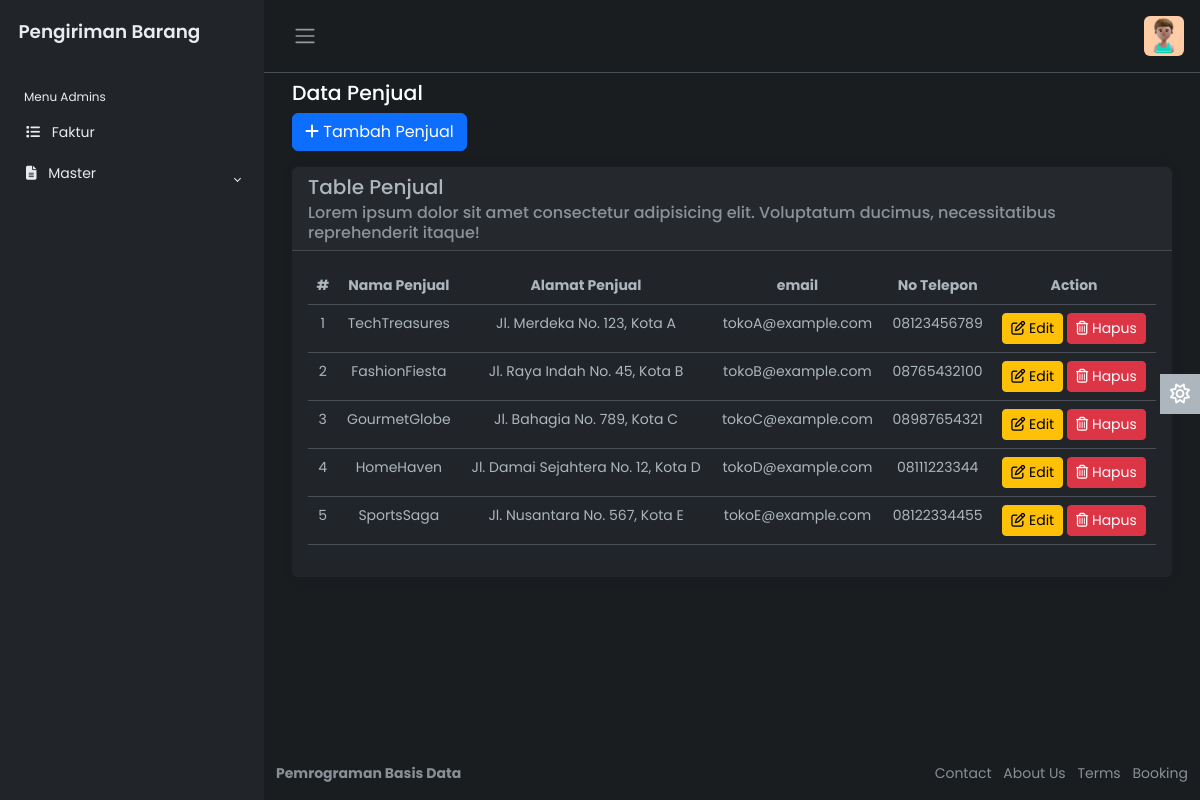
The app's page /penjual.php with its own data.
### tables this page shows
CREATE TABLE `penjual` (
  `id_penjual` varchar(10) NOT NULL,
  `nama_penjual` varchar(30) NOT NULL,
  `alamat_penjual` text NOT NULL,
  `email` varchar(255) NOT NULL,
  `noTelp` varchar(15) NOT NULL
);

### penjual.php (the view, shortened to what this page needs)
<?php
include 'config.php';
$stmt = $pdo->query("SELECT * FROM penjual");
$penjuals = $stmt->fetchAll(PDO::FETCH_ASSOC);
?>
<!DOCTYPE html>
<html lang="en" data-bs-theme="dark">
<head>
    <link rel="stylesheet" href="https://cdn.jsdelivr.net/npm/bootstrap@5.3.0-alpha2/dist/css/bootstrap.min.css" />
    <link rel="stylesheet" href="css/style.css" />
</head>
<body>
    <div class="wrapper">
        <aside id="sidebar" class="js-sidebar">
            <div class="h-100">
                <div class="sidebar-logo">
                    <a href="#">Pengiriman Barang</a>
                </div>
                <ul class="sidebar-nav">
                    <li class="sidebar-header">Menu Admins</li>
                    <li class="sidebar-item">
                        <a href="index.php" class="sidebar-link">
                            <i class="fa-solid fa-list pe-2"></i>
                            Faktur
                        </a>
                    </li>
                    <li class="sidebar-item">
                        <a href="#" class="sidebar-link collapsed" data-bs-target="#pages" data-bs-toggle="collapse" aria-expanded="false"><i class="fa-solid fa-file-lines pe-2"></i>
                            Master
                        </a>
                    </li>
                </ul>
            </div>
        </aside>
        <div class="main">
            <nav class="navbar navbar-expand px-3 border-bottom">
                <button class="btn" id="sidebar-toggle" type="button">
                    <span class="navbar-toggler-icon"></span>
                </button>
                <div class="navbar-collapse navbar">
                    <ul class="navbar-nav">
                        <li class="nav-item dropdown">
                            <a href="#" data-bs-toggle="dropdown" class="nav-icon pe-md-0">
                                <img src="image/profile.jpg" class="avatar img-fluid rounded" alt="" />
                            </a>
                        </li>
                    </ul>
                </div>
            </nav>
            <main class="content px-3 py-2">
                <div class="container-fluid">
                    <div class="mb-3">
                        <h4>Data Penjual</h4>
                        <a href="tambah/tambah_penjual.php" class="btn btn-primary"><i class="fa fa-plus" aria-hidden="true"></i> Tambah Penjual</a>
                    </div>
                    <div class="card border-0">
                        <div class="card-header">
                            <h5 class="card-title">Table Penjual</h5>
                            <h6 class="card-subtitle text-muted">
                                Lorem ipsum dolor sit amet consectetur adipisicing elit.
                                Voluptatum ducimus, necessitatibus reprehenderit itaque!
                            </h6>
                        </div>
                        <div class="card-body">
                            <table class="table text-center">
                                <thead>
                                    <tr>
                                        <th>#</th>
                                        <th>Nama Penjual</th>
                                        <th>Alamat Penjual</th>
                                        <th>email</th>
                                        <th>No Telepon</th>
                                        <th>Action</th>
                                    </tr>
                                </thead>
                                <tbody>
                                    <?php foreach ($penjuals as $index => $penjual) : ?>
                                        <tr>
                                            <td><?= $index + 1 ?></td>
                                            <td><?= $penjual['nama_penjual'] ?></td>
                                            <td><?= $penjual['alamat_penjual'] ?></td>
                                            <td><?= $penjual['email'] ?></td>
                                            <td><?= $penjual['noTelp'] ?></td>
                                            <td>
                                                <a href="ubah/ubah_penjual.php" class="btn btn-warning btn-sm"><i class="fa fa-pencil-square-o" aria-hidden="true"></i> Edit</a>
                                                <a href="#" class="btn btn-danger btn-sm"><i class="fa fa-trash-o" aria-hidden="true"></i> Hapus</a>
                                            </td>
                                        </tr>
                                    <?php endforeach; ?>
                                </tbody>
                            </table>
                        </div>
                    </div>
                </div>
            </main>
            <a href="#" class="theme-toggle">
                <i class="fa-regular fa-sun"></i>
            </a>
            <footer class="footer">
                <div class="container-fluid">
                    <div class="row text-muted">
                        <div class="col-6 text-start">
                            <p class="mb-0">
                                <a href="#" class="text-muted">
                                    <strong>Pemrograman Basis Data</strong>
                                </a>
                            </p>
                        </div>
                        <div class="col-6 text-end">
                            <ul class="list-inline">
                                <li class="list-inline-item">
                                    <a href="#" class="text-muted">Contact</a>
                                </li>
                                <li class="list-inline-item">
                                    <a href="#" class="text-muted">About Us</a>
                                </li>
                                <li class="list-inline-item">
                                    <a href="#" class="text-muted">Terms</a>
                                </li>
                                <li class="list-inline-item">
                                    <a href="#" class="text-muted">Booking</a>
                                </li>
                            </ul>
                        </div>
                    </div>
                </div>
            </footer>
        </div>
    </div>
</body>
</html>

### css/style.css (style rules this page uses)
body { font-family: 'Poppins', sans-serif; font-size: 0.875rem; opacity: 1; overflow-y: scroll; margin: 0; }
a { cursor: pointer; text-decoration: none; font-family: 'Poppins', sans-serif; }
li { list-style: none; }
h4 { font-family: 'Poppins', sans-serif; font-size: 1.275rem; color: var(--bs-emphasis-color); }
.wrapper { align-items: stretch; display: flex; width: 100%; }
#sidebar { max-width: 264px; min-width: 264px; background: var(--bs-dark); transition: all 0.35s ease-in-out; }
.main { display: flex; flex-direction: column; min-height: 100vh; min-width: 0; overflow: hidden; transition: all 0.35s ease-in-out; width: 100%; background: var(--bs-dark-bg-subtle); }
.sidebar-logo { padding: 1.15rem; }
.sidebar-logo a { color: #e9ecef; font-size: 1.15rem; font-weight: 600; }
.sidebar-nav { flex-grow: 1; list-style: none; margin-bottom: 0; padding-left: 0; margin-left: 0; }
.sidebar-header { color: #e9ecef; font-size: .75rem; padding: 1.5rem 1.5rem .375rem; }
a.sidebar-link { padding: .625rem 1.625rem; color: #e9ecef; position: relative; display: block; font-size: 0.875rem; }
.sidebar-link[data-bs-toggle="collapse"]::after { border: solid; border-width: 0 .075rem .075rem 0; content: ""; display: inline-block; padding: 2px; position: absolute; right: 1.5rem; top: 1.4rem; transform: rotate(-135deg); transition: all .2s ease-out; }
.sidebar-link[data-bs-toggle="collapse"].collapsed::after { transform: rotate(45deg); transition: all .2s ease-out; }
.avatar { height: 40px; width: 40px; }
.navbar-expand .navbar-nav { margin-left: auto; }
.content { flex: 1; max-width: 100vw; width: 100vw; }
@media (min-width:768px) { .content { max-width: auto; width: auto; } }
.card { box-shadow: 0 0 .875rem 0 rgba(34, 46, 60, .05); margin-bottom: 24px; }
.theme-toggle { position: fixed; top: 50%; transform: translateY(-65%); text-align: center; z-index: 10; right: 0; left: auto; border: none; background-color: var(--bs-body-color); }
html[data-bs-theme="dark"] .theme-toggle .fa-sun, html[data-bs-theme="light"] .theme-toggle .fa-moon { cursor: pointer; padding: 10px; display: block; font-size: 1.25rem; color: #FFF; }

### records on screen
penjual: nama_penjual "TechTreasures", alamat_penjual "Jl. Merdeka No. 123, Kota A", email "tokoA@example.com", noTelp "08123456789"
penjual: nama_penjual "FashionFiesta", alamat_penjual "Jl. Raya Indah No. 45, Kota B", email "tokoB@example.com", noTelp "08765432100"
penjual: nama_penjual "GourmetGlobe", alamat_penjual "Jl. Bahagia No. 789, Kota C", email "tokoC@example.com", noTelp "08987654321"
penjual: nama_penjual "HomeHaven", alamat_penjual "Jl. Damai Sejahtera No. 12, Kota D", email "tokoD@example.com", noTelp "08111223344"
penjual: nama_penjual "SportsSaga", alamat_penjual "Jl. Nusantara No. 567, Kota E", email "tokoE@example.com", noTelp "08122334455"
